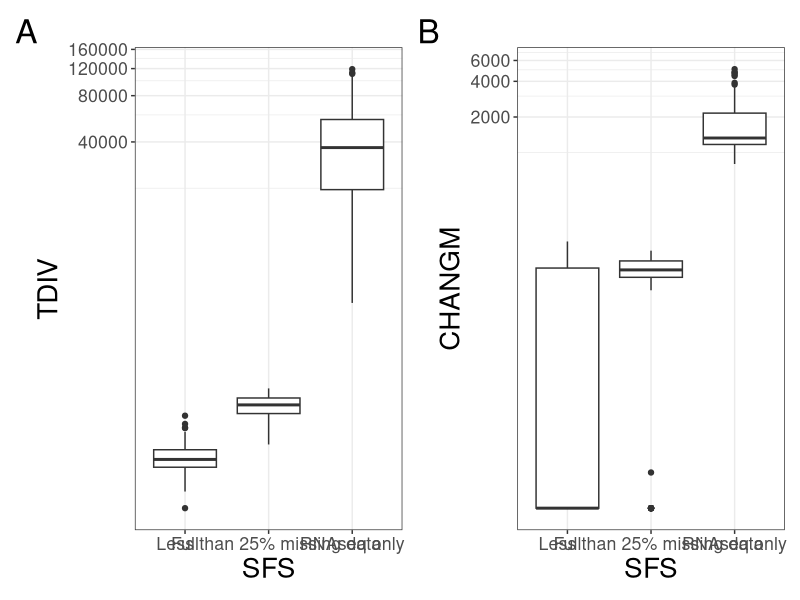

This chart was generated by the following R code:
###PLOTTING THE RESULTS

library(tidyverse)
library(patchwork)

fina_data<-read_csv("supfinadata.csv")

tdiv<-fina_data %>% ggplot(mapping=aes(x=SFS,y=TDIV)) + geom_boxplot() + theme_bw()

changm<-fina_data %>% ggplot(mapping=aes(x=SFS,y=CHANGM)) + geom_boxplot() + theme_bw()

pdf(file="tochange_boxplot.pdf")

tdiv + coord_trans(y = "log10") + theme(text = element_text(size=16), title = element_text(size=20)) + changm + coord_trans(y = "log10") + theme(text = element_text(size=16), title = element_text(size=20)) + plot_annotation(tag_levels = 'A')
dev.off()
